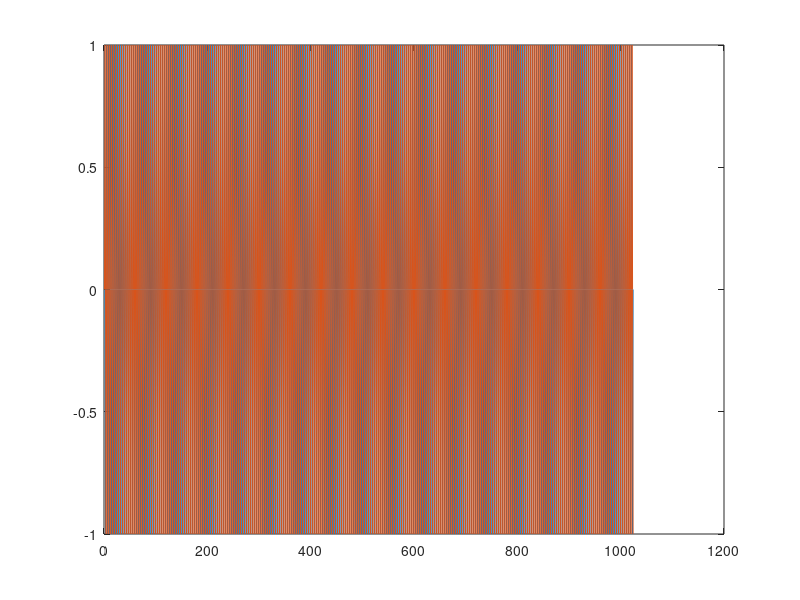
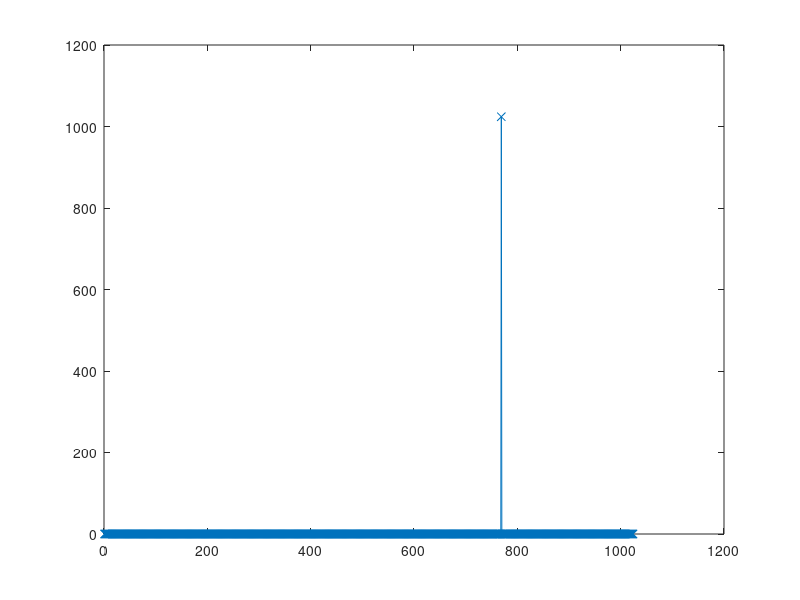

Source code (MATLAB) for these figures, in order:
close all;
clear all;
clc;

fileName = "singleTone.txt";
Fs = 30.72e6/2;
Fc = 3.84e6;
L = 1024;
t = 1/Fs*(0:L-1);

%%
signal = exp(1i*2*pi*Fc*t); 

% signal1 = zeros(1, L*2);
% 
% for i = 1:length(signal)
%     signal1(1, 2*i-1) = signal(1, i);
%     signal1(1, 2*i) = signal(1, i);
% end
% signal = signal1;
% 
% Fc2 = Fs/2+1e5;
% disturb = exp(1i*2*pi*Fc2*t);
% 
% figure;
% plot(real(disturb), '.r'); hold on
% plot(imag(disturb),'-xb');
% 
% signal = signal + real(disturb); 


figure;
plot(real(signal)); hold on
plot(imag(signal))

figure;
plot(abs(fftshift(fft(signal))), '-x');

%%
if 1
% Convert the complex waveform to fixed-point 16-bit and then to hexadecimal
I_fixed = int16(real(signal) * 32767);
Q_fixed = int16(imag(signal) * 32767);

I_hex = dec2hex(typecast(I_fixed, 'uint16'), 4); % Convert to 16-bit hex
Q_hex = dec2hex(typecast(Q_fixed, 'uint16'), 4); % Convert to 16-bit hex

% Combine the hex strings into the desired format
hexStrings = strcat('0x', I_hex, Q_hex);

% Save to a text file
fileID = fopen(fileName, 'w');
for i = 1:length(hexStrings)
    fprintf(fileID, '%s,\n', hexStrings(i, :));
end
fclose(fileID);
end


